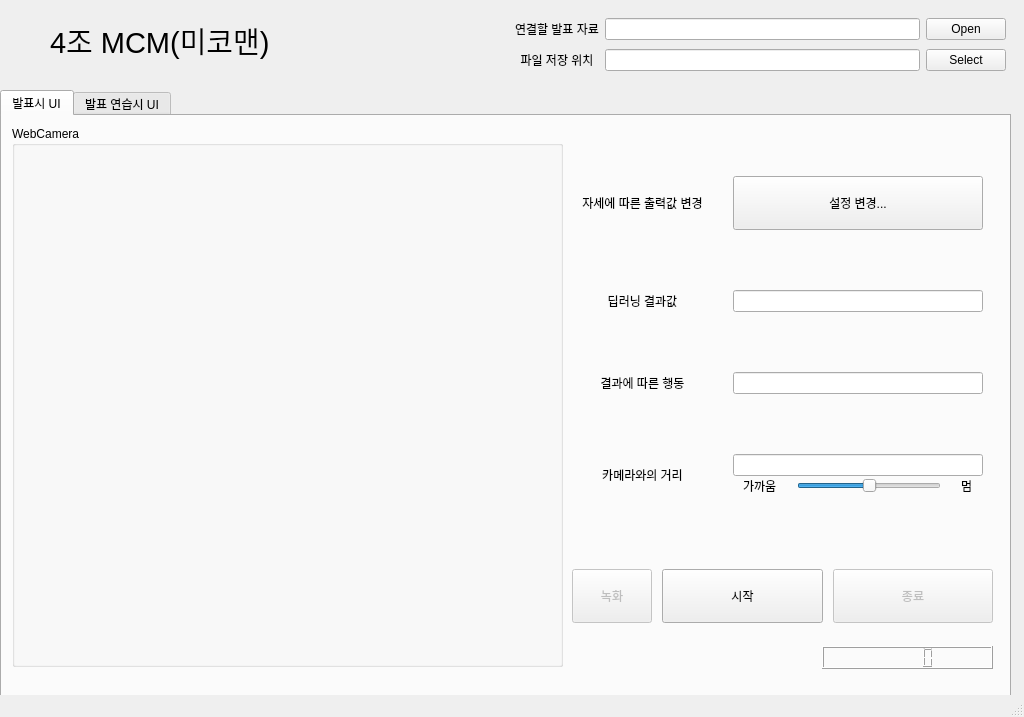
<?xml version="1.0" encoding="UTF-8"?>
<ui version="4.0">
 <class>MainWindow</class>
 <widget class="QMainWindow" name="MainWindow">
  <property name="geometry">
   <rect>
    <x>0</x>
    <y>0</y>
    <width>1024</width>
    <height>717</height>
   </rect>
  </property>
  <property name="sizePolicy">
   <sizepolicy hsizetype="Fixed" vsizetype="Fixed">
    <horstretch>0</horstretch>
    <verstretch>0</verstretch>
   </sizepolicy>
  </property>
  <property name="minimumSize">
   <size>
    <width>1024</width>
    <height>717</height>
   </size>
  </property>
  <property name="maximumSize">
   <size>
    <width>1024</width>
    <height>717</height>
   </size>
  </property>
  <property name="mouseTracking">
   <bool>true</bool>
  </property>
  <property name="windowTitle">
   <string>Presentation Project</string>
  </property>
  <widget class="QWidget" name="centralwidget">
   <widget class="QWidget" name="gridLayoutWidget">
    <property name="geometry">
     <rect>
      <x>510</x>
      <y>10</y>
      <width>501</width>
      <height>71</height>
     </rect>
    </property>
    <layout class="QGridLayout" name="grid_FileLoad" columnstretch="0,0,0,0">
     <property name="leftMargin">
      <number>5</number>
     </property>
     <property name="topMargin">
      <number>5</number>
     </property>
     <property name="rightMargin">
      <number>5</number>
     </property>
     <property name="bottomMargin">
      <number>5</number>
     </property>
     <item row="0" column="2">
      <widget class="QLineEdit" name="Line_PPTLink">
       <property name="mouseTracking">
        <bool>false</bool>
       </property>
       <property name="readOnly">
        <bool>true</bool>
       </property>
      </widget>
     </item>
     <item row="0" column="3">
      <widget class="QPushButton" name="Btn_PPTFileOpen">
       <property name="text">
        <string>Open</string>
       </property>
      </widget>
     </item>
     <item row="0" column="1">
      <widget class="QLabel" name="label">
       <property name="text">
        <string>연결할 발표 자료</string>
       </property>
      </widget>
     </item>
     <item row="1" column="1">
      <widget class="QLabel" name="label_2">
       <property name="text">
        <string>파일 저장 위치</string>
       </property>
       <property name="alignment">
        <set>Qt::AlignCenter</set>
       </property>
      </widget>
     </item>
     <item row="1" column="2">
      <widget class="QLineEdit" name="Line_SaveFolder">
       <property name="mouseTracking">
        <bool>false</bool>
       </property>
       <property name="readOnly">
        <bool>true</bool>
       </property>
      </widget>
     </item>
     <item row="1" column="3">
      <widget class="QPushButton" name="Btn_SaveFolder">
       <property name="text">
        <string>Select</string>
       </property>
      </widget>
     </item>
    </layout>
   </widget>
   <widget class="QTabWidget" name="tabWidget">
    <property name="enabled">
     <bool>true</bool>
    </property>
    <property name="geometry">
     <rect>
      <x>0</x>
      <y>90</y>
      <width>1011</width>
      <height>611</height>
     </rect>
    </property>
    <property name="currentIndex">
     <number>0</number>
    </property>
    <widget class="QWidget" name="Tab_pt">
     <attribute name="title">
      <string>발표시 UI</string>
     </attribute>
     <widget class="QWidget" name="gridLayoutWidget_2">
      <property name="geometry">
       <rect>
        <x>570</x>
        <y>30</y>
        <width>421</width>
        <height>380</height>
       </rect>
      </property>
      <layout class="QGridLayout" name="gridLayout">
       <property name="leftMargin">
        <number>10</number>
       </property>
       <property name="topMargin">
        <number>30</number>
       </property>
       <property name="rightMargin">
        <number>10</number>
       </property>
       <property name="bottomMargin">
        <number>30</number>
       </property>
       <property name="horizontalSpacing">
        <number>30</number>
       </property>
       <property name="verticalSpacing">
        <number>60</number>
       </property>
       <item row="0" column="0">
        <widget class="QLabel" name="label_6">
         <property name="text">
          <string>자세에 따른 출력값 변경</string>
         </property>
         <property name="alignment">
          <set>Qt::AlignCenter</set>
         </property>
        </widget>
       </item>
       <item row="0" column="1">
        <widget class="QPushButton" name="pt_Btn_OptionDialog">
         <property name="text">
          <string>
설정 변경...
</string>
         </property>
        </widget>
       </item>
       <item row="1" column="0">
        <widget class="QLabel" name="label_7">
         <property name="text">
          <string>딥러닝 결과값</string>
         </property>
         <property name="alignment">
          <set>Qt::AlignCenter</set>
         </property>
        </widget>
       </item>
       <item row="2" column="0">
        <widget class="QLabel" name="label_8">
         <property name="text">
          <string>결과에 따른 행동</string>
         </property>
         <property name="alignment">
          <set>Qt::AlignCenter</set>
         </property>
        </widget>
       </item>
       <item row="3" column="0">
        <widget class="QLabel" name="label_9">
         <property name="text">
          <string>카메라와의 거리</string>
         </property>
         <property name="alignment">
          <set>Qt::AlignCenter</set>
         </property>
        </widget>
       </item>
       <item row="1" column="1">
        <widget class="QLineEdit" name="pt_Line_DeepResult">
         <property name="mouseTracking">
          <bool>false</bool>
         </property>
         <property name="readOnly">
          <bool>true</bool>
         </property>
        </widget>
       </item>
       <item row="2" column="1">
        <widget class="QLineEdit" name="pt_Line_ResultAction">
         <property name="mouseTracking">
          <bool>false</bool>
         </property>
         <property name="readOnly">
          <bool>true</bool>
         </property>
        </widget>
       </item>
       <item row="3" column="1">
        <layout class="QVBoxLayout" name="verticalLayout">
         <item>
          <widget class="QLineEdit" name="pt_Line_CameraDistance">
           <property name="mouseTracking">
            <bool>false</bool>
           </property>
           <property name="readOnly">
            <bool>true</bool>
           </property>
          </widget>
         </item>
         <item>
          <layout class="QHBoxLayout" name="horizontalLayout">
           <property name="spacing">
            <number>20</number>
           </property>
           <property name="leftMargin">
            <number>10</number>
           </property>
           <property name="rightMargin">
            <number>10</number>
           </property>
           <item>
            <widget class="QLabel" name="label_10">
             <property name="text">
              <string>가까움</string>
             </property>
            </widget>
           </item>
           <item>
            <widget class="QSlider" name="pt_Bar_Distance">
             <property name="focusPolicy">
              <enum>Qt::NoFocus</enum>
             </property>
             <property name="minimum">
              <number>30</number>
             </property>
             <property name="maximum">
              <number>100</number>
             </property>
             <property name="singleStep">
              <number>0</number>
             </property>
             <property name="pageStep">
              <number>0</number>
             </property>
             <property name="value">
              <number>65</number>
             </property>
             <property name="orientation">
              <enum>Qt::Horizontal</enum>
             </property>
            </widget>
           </item>
           <item>
            <widget class="QLabel" name="label_11">
             <property name="text">
              <string>멈</string>
             </property>
            </widget>
           </item>
          </layout>
         </item>
        </layout>
       </item>
      </layout>
     </widget>
     <widget class="QWidget" name="horizontalLayoutWidget_2">
      <property name="geometry">
       <rect>
        <x>570</x>
        <y>440</y>
        <width>421</width>
        <height>80</height>
       </rect>
      </property>
      <layout class="QHBoxLayout" name="horizontalLayout_2" stretch="10,30,30">
       <property name="spacing">
        <number>10</number>
       </property>
       <item>
        <widget class="QPushButton" name="pt_Btn_Recording">
         <property name="enabled">
          <bool>false</bool>
         </property>
         <property name="text">
          <string>
녹화
</string>
         </property>
        </widget>
       </item>
       <item>
        <widget class="QPushButton" name="pt_Btn_Start">
         <property name="text">
          <string>
시작
</string>
         </property>
        </widget>
       </item>
       <item>
        <widget class="QPushButton" name="pt_Btn_Stop">
         <property name="enabled">
          <bool>false</bool>
         </property>
         <property name="text">
          <string>
종료
</string>
         </property>
        </widget>
       </item>
      </layout>
     </widget>
     <widget class="QLCDNumber" name="lcdNumber">
      <property name="geometry">
       <rect>
        <x>820</x>
        <y>530</y>
        <width>171</width>
        <height>23</height>
       </rect>
      </property>
     </widget>
     <widget class="QGroupBox" name="groupBox">
      <property name="geometry">
       <rect>
        <x>10</x>
        <y>10</y>
        <width>551</width>
        <height>541</height>
       </rect>
      </property>
      <property name="title">
       <string>WebCamera</string>
      </property>
      <widget class="QLabel" name="pt_WebCamera">
       <property name="geometry">
        <rect>
         <x>10</x>
         <y>20</y>
         <width>530</width>
         <height>510</height>
        </rect>
       </property>
       <property name="frameShadow">
        <enum>QFrame::Raised</enum>
       </property>
       <property name="text">
        <string/>
       </property>
      </widget>
     </widget>
    </widget>
    <widget class="QWidget" name="Tab_ptex">
     <attribute name="title">
      <string>발표 연습시 UI</string>
     </attribute>
     <widget class="QWidget" name="gridLayoutWidget_3">
      <property name="geometry">
       <rect>
        <x>570</x>
        <y>30</y>
        <width>421</width>
        <height>381</height>
       </rect>
      </property>
      <layout class="QGridLayout" name="gridLayout_2">
       <property name="leftMargin">
        <number>10</number>
       </property>
       <property name="topMargin">
        <number>30</number>
       </property>
       <property name="rightMargin">
        <number>10</number>
       </property>
       <property name="bottomMargin">
        <number>30</number>
       </property>
       <property name="horizontalSpacing">
        <number>30</number>
       </property>
       <property name="verticalSpacing">
        <number>40</number>
       </property>
       <item row="1" column="1">
        <widget class="QLineEdit" name="ptex_Line_DeepResult">
         <property name="mouseTracking">
          <bool>false</bool>
         </property>
         <property name="readOnly">
          <bool>true</bool>
         </property>
        </widget>
       </item>
       <item row="2" column="1">
        <widget class="QLineEdit" name="ptex_Line_ResultAction">
         <property name="mouseTracking">
          <bool>false</bool>
         </property>
         <property name="readOnly">
          <bool>true</bool>
         </property>
        </widget>
       </item>
       <item row="4" column="1">
        <layout class="QVBoxLayout" name="verticalLayout_2">
         <item>
          <widget class="QLineEdit" name="ptex_Line_CameraDistance">
           <property name="mouseTracking">
            <bool>false</bool>
           </property>
           <property name="readOnly">
            <bool>true</bool>
           </property>
          </widget>
         </item>
         <item>
          <layout class="QHBoxLayout" name="horizontalLayout_4">
           <property name="spacing">
            <number>20</number>
           </property>
           <property name="leftMargin">
            <number>10</number>
           </property>
           <property name="rightMargin">
            <number>10</number>
           </property>
           <item>
            <widget class="QLabel" name="label_16">
             <property name="text">
              <string>가까움</string>
             </property>
            </widget>
           </item>
           <item>
            <widget class="QSlider" name="ptex_Bar_Distance">
             <property name="focusPolicy">
              <enum>Qt::NoFocus</enum>
             </property>
             <property name="minimum">
              <number>30</number>
             </property>
             <property name="maximum">
              <number>100</number>
             </property>
             <property name="singleStep">
              <number>0</number>
             </property>
             <property name="pageStep">
              <number>0</number>
             </property>
             <property name="value">
              <number>65</number>
             </property>
             <property name="orientation">
              <enum>Qt::Horizontal</enum>
             </property>
            </widget>
           </item>
           <item>
            <widget class="QLabel" name="label_17">
             <property name="text">
              <string>멈</string>
             </property>
            </widget>
           </item>
          </layout>
         </item>
        </layout>
       </item>
       <item row="4" column="0">
        <widget class="QLabel" name="label_15">
         <property name="text">
          <string>카메라와의 거리</string>
         </property>
         <property name="alignment">
          <set>Qt::AlignCenter</set>
         </property>
        </widget>
       </item>
       <item row="0" column="1">
        <widget class="QPushButton" name="ptex_Btn_OptionDialog">
         <property name="text">
          <string>
설정 변경...
</string>
         </property>
        </widget>
       </item>
       <item row="1" column="0">
        <widget class="QLabel" name="label_13">
         <property name="text">
          <string>현재 모션</string>
         </property>
         <property name="alignment">
          <set>Qt::AlignCenter</set>
         </property>
        </widget>
       </item>
       <item row="0" column="0">
        <widget class="QLabel" name="label_12">
         <property name="text">
          <string>자세에 따른 출력값 변경</string>
         </property>
         <property name="alignment">
          <set>Qt::AlignCenter</set>
         </property>
        </widget>
       </item>
       <item row="2" column="0">
        <widget class="QLabel" name="label_14">
         <property name="text">
          <string>모션에 따른 행동</string>
         </property>
         <property name="alignment">
          <set>Qt::AlignCenter</set>
         </property>
        </widget>
       </item>
       <item row="3" column="0">
        <widget class="QLabel" name="label_18">
         <property name="text">
          <string>아이 트래킹</string>
         </property>
         <property name="alignment">
          <set>Qt::AlignCenter</set>
         </property>
        </widget>
       </item>
       <item row="3" column="1">
        <widget class="QLineEdit" name="ptex_Line_ResultAction_2">
         <property name="mouseTracking">
          <bool>false</bool>
         </property>
         <property name="readOnly">
          <bool>true</bool>
         </property>
        </widget>
       </item>
      </layout>
     </widget>
     <widget class="QLCDNumber" name="lcdNumber_2">
      <property name="geometry">
       <rect>
        <x>820</x>
        <y>530</y>
        <width>171</width>
        <height>23</height>
       </rect>
      </property>
     </widget>
     <widget class="QGroupBox" name="groupBox_2">
      <property name="geometry">
       <rect>
        <x>10</x>
        <y>10</y>
        <width>551</width>
        <height>541</height>
       </rect>
      </property>
      <property name="title">
       <string>WebCamera</string>
      </property>
      <widget class="QLabel" name="ptex_WebCamera">
       <property name="geometry">
        <rect>
         <x>10</x>
         <y>20</y>
         <width>531</width>
         <height>511</height>
        </rect>
       </property>
       <property name="styleSheet">
        <string notr="true"/>
       </property>
       <property name="text">
        <string/>
       </property>
      </widget>
      <widget class="QLabel" name="ptex_Label_Correction">
       <property name="geometry">
        <rect>
         <x>340</x>
         <y>30</y>
         <width>201</width>
         <height>20</height>
        </rect>
       </property>
       <property name="text">
        <string>교정 사항</string>
       </property>
       <property name="alignment">
        <set>Qt::AlignCenter</set>
       </property>
      </widget>
     </widget>
     <widget class="QWidget" name="horizontalLayoutWidget_3">
      <property name="geometry">
       <rect>
        <x>570</x>
        <y>440</y>
        <width>421</width>
        <height>80</height>
       </rect>
      </property>
      <layout class="QHBoxLayout" name="horizontalLayout_3" stretch="10,30,30">
       <property name="spacing">
        <number>10</number>
       </property>
       <property name="leftMargin">
        <number>0</number>
       </property>
       <property name="rightMargin">
        <number>0</number>
       </property>
       <item>
        <widget class="QPushButton" name="ptex_Btn_Recording">
         <property name="enabled">
          <bool>false</bool>
         </property>
         <property name="text">
          <string>
녹화
</string>
         </property>
        </widget>
       </item>
       <item>
        <widget class="QPushButton" name="ptex_Btn_Start">
         <property name="text">
          <string>
시작
</string>
         </property>
        </widget>
       </item>
       <item>
        <widget class="QPushButton" name="ptex_Btn_Stop">
         <property name="enabled">
          <bool>false</bool>
         </property>
         <property name="text">
          <string>
종료
</string>
         </property>
        </widget>
       </item>
      </layout>
     </widget>
    </widget>
   </widget>
   <widget class="QLabel" name="label_3">
    <property name="geometry">
     <rect>
      <x>50</x>
      <y>20</y>
      <width>301</width>
      <height>41</height>
     </rect>
    </property>
    <property name="sizePolicy">
     <sizepolicy hsizetype="Preferred" vsizetype="Preferred">
      <horstretch>0</horstretch>
      <verstretch>0</verstretch>
     </sizepolicy>
    </property>
    <property name="font">
     <font>
      <pointsize>22</pointsize>
     </font>
    </property>
    <property name="text">
     <string notr="true">4조 MCM(미코맨)</string>
    </property>
    <property name="textFormat">
     <enum>Qt::AutoText</enum>
    </property>
   </widget>
  </widget>
  <widget class="QMenuBar" name="menubar">
   <property name="geometry">
    <rect>
     <x>0</x>
     <y>0</y>
     <width>1024</width>
     <height>21</height>
    </rect>
   </property>
  </widget>
  <widget class="QStatusBar" name="statusbar"/>
 </widget>
 <resources/>
 <connections/>
 <slots>
  <slot>aaa()</slot>
  <slot>slot2()</slot>
 </slots>
</ui>
